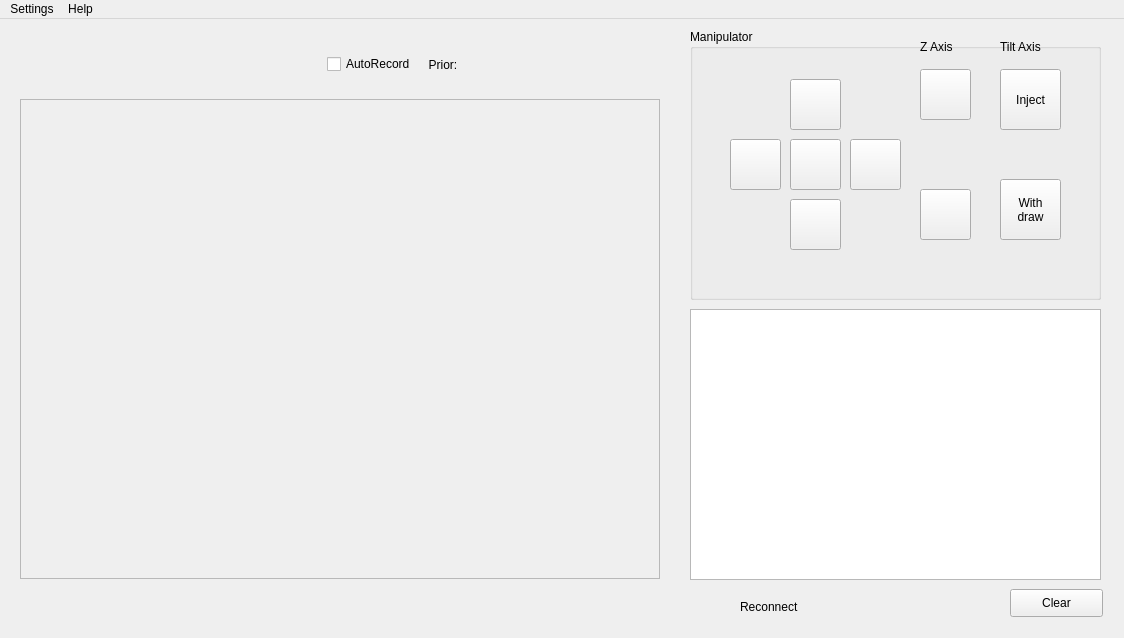
<?xml version="1.0" encoding="UTF-8"?>
<ui version="4.0">
 <class>MainWindow</class>
 <widget class="QMainWindow" name="MainWindow">
  <property name="geometry">
   <rect>
    <x>0</x>
    <y>0</y>
    <width>1124</width>
    <height>638</height>
   </rect>
  </property>
  <property name="mouseTracking">
   <bool>true</bool>
  </property>
  <property name="focusPolicy">
   <enum>Qt::StrongFocus</enum>
  </property>
  <property name="windowTitle">
   <string>Microrobotic system</string>
  </property>
  <widget class="QWidget" name="centralwidget">
   <property name="mouseTracking">
    <bool>true</bool>
   </property>
   <property name="focusPolicy">
    <enum>Qt::NoFocus</enum>
   </property>
   <widget class="QGroupBox" name="MP">
    <property name="geometry">
     <rect>
      <x>690</x>
      <y>10</y>
      <width>411</width>
      <height>271</height>
     </rect>
    </property>
    <property name="title">
     <string>Manipulator</string>
    </property>
    <widget class="QPushButton" name="inject">
     <property name="geometry">
      <rect>
       <x>310</x>
       <y>40</y>
       <width>61</width>
       <height>61</height>
      </rect>
     </property>
     <property name="focusPolicy">
      <enum>Qt::NoFocus</enum>
     </property>
     <property name="text">
      <string>Inject</string>
     </property>
    </widget>
    <widget class="QPushButton" name="down">
     <property name="geometry">
      <rect>
       <x>230</x>
       <y>160</y>
       <width>51</width>
       <height>51</height>
      </rect>
     </property>
     <property name="focusPolicy">
      <enum>Qt::NoFocus</enum>
     </property>
     <property name="text">
      <string/>
     </property>
     <property name="icon">
      <iconset>
       <normaloff>icons/down.png</normaloff>icons/down.png</iconset>
     </property>
    </widget>
    <widget class="QPushButton" name="right">
     <property name="geometry">
      <rect>
       <x>160</x>
       <y>110</y>
       <width>51</width>
       <height>51</height>
      </rect>
     </property>
     <property name="focusPolicy">
      <enum>Qt::NoFocus</enum>
     </property>
     <property name="text">
      <string/>
     </property>
     <property name="icon">
      <iconset>
       <normaloff>icons/向右.png</normaloff>icons/向右.png</iconset>
     </property>
    </widget>
    <widget class="QPushButton" name="back">
     <property name="geometry">
      <rect>
       <x>100</x>
       <y>170</y>
       <width>51</width>
       <height>51</height>
      </rect>
     </property>
     <property name="focusPolicy">
      <enum>Qt::NoFocus</enum>
     </property>
     <property name="text">
      <string/>
     </property>
     <property name="icon">
      <iconset>
       <normaloff>icons/down.png</normaloff>icons/down.png</iconset>
     </property>
    </widget>
    <widget class="QPushButton" name="up">
     <property name="geometry">
      <rect>
       <x>230</x>
       <y>40</y>
       <width>51</width>
       <height>51</height>
      </rect>
     </property>
     <property name="focusPolicy">
      <enum>Qt::NoFocus</enum>
     </property>
     <property name="text">
      <string/>
     </property>
     <property name="icon">
      <iconset>
       <normaloff>icons/向上 (1).png</normaloff>icons/向上 (1).png</iconset>
     </property>
    </widget>
    <widget class="QLabel" name="piptitte">
     <property name="geometry">
      <rect>
       <x>310</x>
       <y>10</y>
       <width>72</width>
       <height>15</height>
      </rect>
     </property>
     <property name="text">
      <string>Tilt Axis</string>
     </property>
    </widget>
    <widget class="QPushButton" name="left">
     <property name="geometry">
      <rect>
       <x>40</x>
       <y>110</y>
       <width>51</width>
       <height>51</height>
      </rect>
     </property>
     <property name="focusPolicy">
      <enum>Qt::NoFocus</enum>
     </property>
     <property name="text">
      <string/>
     </property>
     <property name="icon">
      <iconset>
       <normaloff>icons/向左.png</normaloff>icons/向左.png</iconset>
     </property>
    </widget>
    <widget class="QLabel" name="Z">
     <property name="geometry">
      <rect>
       <x>230</x>
       <y>10</y>
       <width>51</width>
       <height>16</height>
      </rect>
     </property>
     <property name="text">
      <string>Z Axis</string>
     </property>
    </widget>
    <widget class="QPushButton" name="withddraw">
     <property name="geometry">
      <rect>
       <x>310</x>
       <y>150</y>
       <width>61</width>
       <height>61</height>
      </rect>
     </property>
     <property name="focusPolicy">
      <enum>Qt::NoFocus</enum>
     </property>
     <property name="text">
      <string>With
draw</string>
     </property>
    </widget>
    <widget class="QPushButton" name="forward">
     <property name="geometry">
      <rect>
       <x>100</x>
       <y>50</y>
       <width>51</width>
       <height>51</height>
      </rect>
     </property>
     <property name="focusPolicy">
      <enum>Qt::NoFocus</enum>
     </property>
     <property name="text">
      <string/>
     </property>
     <property name="icon">
      <iconset>
       <normaloff>icons/向上 (1).png</normaloff>icons/向上 (1).png</iconset>
     </property>
    </widget>
    <widget class="QPushButton" name="home">
     <property name="geometry">
      <rect>
       <x>100</x>
       <y>110</y>
       <width>51</width>
       <height>51</height>
      </rect>
     </property>
     <property name="focusPolicy">
      <enum>Qt::NoFocus</enum>
     </property>
     <property name="text">
      <string/>
     </property>
     <property name="icon">
      <iconset>
       <normaloff>icons/home.png</normaloff>icons/home.png</iconset>
     </property>
     <property name="iconSize">
      <size>
       <width>40</width>
       <height>40</height>
      </size>
     </property>
    </widget>
    <widget class="QPushButton" name="sutterStop">
     <property name="geometry">
      <rect>
       <x>0</x>
       <y>220</y>
       <width>51</width>
       <height>51</height>
      </rect>
     </property>
     <property name="focusPolicy">
      <enum>Qt::NoFocus</enum>
     </property>
     <property name="text">
      <string/>
     </property>
     <property name="icon">
      <iconset>
       <normaloff>icons/050-stop.png</normaloff>icons/050-stop.png</iconset>
     </property>
     <property name="iconSize">
      <size>
       <width>45</width>
       <height>45</height>
      </size>
     </property>
     <property name="flat">
      <bool>true</bool>
     </property>
    </widget>
   </widget>
   <widget class="QTextEdit" name="messagbox">
    <property name="geometry">
     <rect>
      <x>690</x>
      <y>290</y>
      <width>411</width>
      <height>271</height>
     </rect>
    </property>
    <property name="mouseTracking">
     <bool>false</bool>
    </property>
    <property name="focusPolicy">
     <enum>Qt::NoFocus</enum>
    </property>
    <property name="acceptDrops">
     <bool>false</bool>
    </property>
   </widget>
   <widget class="QPushButton" name="clear">
    <property name="geometry">
     <rect>
      <x>1010</x>
      <y>570</y>
      <width>93</width>
      <height>28</height>
     </rect>
    </property>
    <property name="focusPolicy">
     <enum>Qt::NoFocus</enum>
    </property>
    <property name="text">
     <string>Clear</string>
    </property>
   </widget>
   <widget class="QLabel" name="coordinate">
    <property name="geometry">
     <rect>
      <x>30</x>
      <y>590</y>
      <width>341</width>
      <height>16</height>
     </rect>
    </property>
    <property name="text">
     <string/>
    </property>
   </widget>
   <widget class="QPushButton" name="refresh">
    <property name="geometry">
     <rect>
      <x>690</x>
      <y>560</y>
      <width>51</width>
      <height>51</height>
     </rect>
    </property>
    <property name="focusPolicy">
     <enum>Qt::NoFocus</enum>
    </property>
    <property name="text">
     <string/>
    </property>
    <property name="icon">
     <iconset>
      <normaloff>icons/刷新.png</normaloff>icons/刷新.png</iconset>
    </property>
    <property name="iconSize">
     <size>
      <width>30</width>
      <height>30</height>
     </size>
    </property>
    <property name="flat">
     <bool>true</bool>
    </property>
   </widget>
   <widget class="QLabel" name="label">
    <property name="geometry">
     <rect>
      <x>740</x>
      <y>580</y>
      <width>161</width>
      <height>16</height>
     </rect>
    </property>
    <property name="text">
     <string>Reconnect</string>
    </property>
   </widget>
   <widget class="QLabel" name="Frame">
    <property name="geometry">
     <rect>
      <x>20</x>
      <y>80</y>
      <width>640</width>
      <height>480</height>
     </rect>
    </property>
    <property name="cursor">
     <cursorShape>ArrowCursor</cursorShape>
    </property>
    <property name="mouseTracking">
     <bool>true</bool>
    </property>
    <property name="frameShape">
     <enum>QFrame::StyledPanel</enum>
    </property>
    <property name="text">
     <string/>
    </property>
    <property name="scaledContents">
     <bool>true</bool>
    </property>
   </widget>
   <widget class="QWidget" name="horizontalLayoutWidget">
    <property name="geometry">
     <rect>
      <x>20</x>
      <y>10</y>
      <width>641</width>
      <height>71</height>
     </rect>
    </property>
    <layout class="QHBoxLayout" name="horizontalLayout">
     <item>
      <widget class="QPushButton" name="save">
       <property name="enabled">
        <bool>true</bool>
       </property>
       <property name="focusPolicy">
        <enum>Qt::NoFocus</enum>
       </property>
       <property name="text">
        <string/>
       </property>
       <property name="icon">
        <iconset>
         <normaloff>icons/保存.png</normaloff>icons/保存.png</iconset>
       </property>
       <property name="iconSize">
        <size>
         <width>35</width>
         <height>35</height>
        </size>
       </property>
       <property name="flat">
        <bool>true</bool>
       </property>
      </widget>
     </item>
     <item>
      <widget class="QPushButton" name="capture">
       <property name="focusPolicy">
        <enum>Qt::NoFocus</enum>
       </property>
       <property name="text">
        <string/>
       </property>
       <property name="icon">
        <iconset>
         <normaloff>icons/ic_shot.png</normaloff>icons/ic_shot.png</iconset>
       </property>
       <property name="iconSize">
        <size>
         <width>35</width>
         <height>35</height>
        </size>
       </property>
       <property name="flat">
        <bool>true</bool>
       </property>
      </widget>
     </item>
     <item>
      <widget class="QPushButton" name="start">
       <property name="focusPolicy">
        <enum>Qt::NoFocus</enum>
       </property>
       <property name="text">
        <string/>
       </property>
       <property name="icon">
        <iconset>
         <normaloff>icons/视频.png</normaloff>icons/视频.png</iconset>
       </property>
       <property name="iconSize">
        <size>
         <width>35</width>
         <height>35</height>
        </size>
       </property>
       <property name="flat">
        <bool>true</bool>
       </property>
      </widget>
     </item>
     <item>
      <widget class="QPushButton" name="stop">
       <property name="focusPolicy">
        <enum>Qt::NoFocus</enum>
       </property>
       <property name="text">
        <string/>
       </property>
       <property name="icon">
        <iconset>
         <normaloff>icons/stop.png</normaloff>icons/stop.png</iconset>
       </property>
       <property name="iconSize">
        <size>
         <width>35</width>
         <height>35</height>
        </size>
       </property>
       <property name="flat">
        <bool>true</bool>
       </property>
      </widget>
     </item>
     <item>
      <widget class="QPushButton" name="record">
       <property name="focusPolicy">
        <enum>Qt::NoFocus</enum>
       </property>
       <property name="text">
        <string/>
       </property>
       <property name="icon">
        <iconset>
         <normaloff>icons/round_record_fill .png</normaloff>icons/round_record_fill .png</iconset>
       </property>
       <property name="iconSize">
        <size>
         <width>35</width>
         <height>35</height>
        </size>
       </property>
       <property name="autoDefault">
        <bool>false</bool>
       </property>
       <property name="flat">
        <bool>true</bool>
       </property>
      </widget>
     </item>
     <item>
      <widget class="QCheckBox" name="AutoRecord">
       <property name="mouseTracking">
        <bool>false</bool>
       </property>
       <property name="focusPolicy">
        <enum>Qt::NoFocus</enum>
       </property>
       <property name="text">
        <string>AutoRecord</string>
       </property>
      </widget>
     </item>
     <item>
      <widget class="QLabel" name="Prior">
       <property name="text">
        <string>  Prior:</string>
       </property>
      </widget>
     </item>
     <item>
      <widget class="QPushButton" name="Priorhome">
       <property name="focusPolicy">
        <enum>Qt::NoFocus</enum>
       </property>
       <property name="text">
        <string/>
       </property>
       <property name="icon">
        <iconset>
         <normaloff>icons/home.png</normaloff>icons/home.png</iconset>
       </property>
       <property name="iconSize">
        <size>
         <width>40</width>
         <height>40</height>
        </size>
       </property>
       <property name="flat">
        <bool>true</bool>
       </property>
      </widget>
     </item>
     <item>
      <widget class="QPushButton" name="priorGoto">
       <property name="focusPolicy">
        <enum>Qt::NoFocus</enum>
       </property>
       <property name="text">
        <string/>
       </property>
       <property name="icon">
        <iconset>
         <normaloff>icons/goto.png</normaloff>icons/goto.png</iconset>
       </property>
       <property name="iconSize">
        <size>
         <width>35</width>
         <height>35</height>
        </size>
       </property>
       <property name="flat">
        <bool>true</bool>
       </property>
      </widget>
     </item>
     <item>
      <widget class="QPushButton" name="priorStop">
       <property name="focusPolicy">
        <enum>Qt::NoFocus</enum>
       </property>
       <property name="text">
        <string/>
       </property>
       <property name="icon">
        <iconset>
         <normaloff>icons/050-stop.png</normaloff>icons/050-stop.png</iconset>
       </property>
       <property name="iconSize">
        <size>
         <width>40</width>
         <height>40</height>
        </size>
       </property>
       <property name="flat">
        <bool>true</bool>
       </property>
      </widget>
     </item>
    </layout>
   </widget>
  </widget>
  <widget class="QMenuBar" name="menuBar">
   <property name="geometry">
    <rect>
     <x>0</x>
     <y>0</y>
     <width>1124</width>
     <height>26</height>
    </rect>
   </property>
   <widget class="QMenu" name="menuSettings">
    <property name="title">
     <string>Settings</string>
    </property>
    <addaction name="actionPrior_controller"/>
    <addaction name="actionSutter_MP285"/>
    <addaction name="actionBasler_camera"/>
    <addaction name="actionDevices_connections"/>
   </widget>
   <widget class="QMenu" name="menuHelp">
    <property name="title">
     <string>Help</string>
    </property>
   </widget>
   <addaction name="menuSettings"/>
   <addaction name="menuHelp"/>
  </widget>
  <action name="actionPrior_controller">
   <property name="text">
    <string>Prior controller</string>
   </property>
  </action>
  <action name="actionSutter_MP285">
   <property name="text">
    <string>Sutter MP285</string>
   </property>
  </action>
  <action name="actionBasler_camera">
   <property name="text">
    <string>Basler camera</string>
   </property>
  </action>
  <action name="actionDevices_connections">
   <property name="text">
    <string>Devices connections</string>
   </property>
  </action>
 </widget>
 <tabstops>
  <tabstop>stop</tabstop>
  <tabstop>forward</tabstop>
  <tabstop>right</tabstop>
  <tabstop>back</tabstop>
  <tabstop>left</tabstop>
  <tabstop>up</tabstop>
  <tabstop>down</tabstop>
  <tabstop>inject</tabstop>
  <tabstop>withddraw</tabstop>
  <tabstop>messagbox</tabstop>
  <tabstop>clear</tabstop>
 </tabstops>
 <resources/>
 <connections>
  <connection>
   <sender>clear</sender>
   <signal>clicked()</signal>
   <receiver>messagbox</receiver>
   <slot>clear()</slot>
   <hints>
    <hint type="sourcelabel">
     <x>1056</x>
     <y>603</y>
    </hint>
    <hint type="destinationlabel">
     <x>911</x>
     <y>553</y>
    </hint>
   </hints>
  </connection>
 </connections>
</ui>
